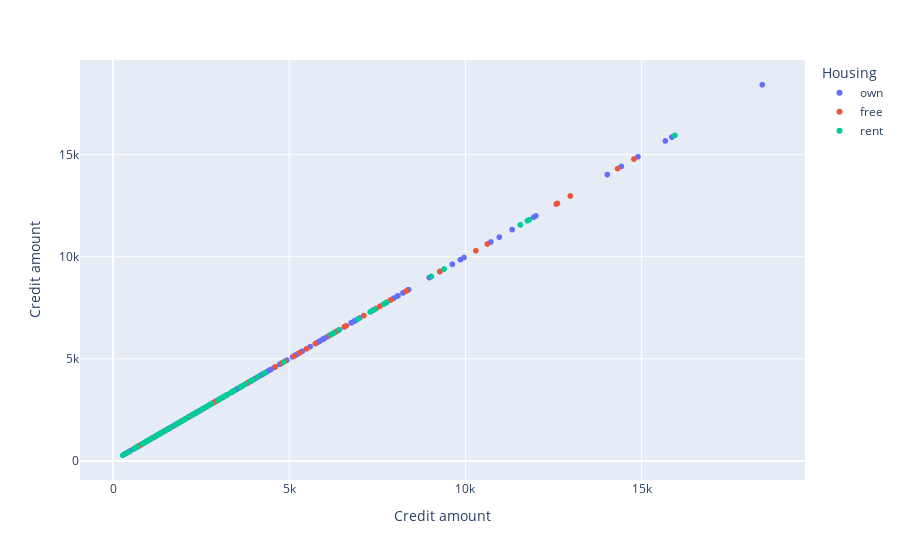

Notebook cell for this chart:
### Code cell
grafico = px.scatter_matrix(base, dimensions=['Credit amount'], color='Housing');
display(grafico);

### Figure 1 — Plotly figure (JSON) as saved in the notebook; plotly's stock layout.template omitted (floating-point values rounded to 4 significant figures; data arrays with more than 128 entries replaced by an {"elided": "..."} marker saying what was removed)
{"data": [{"dimensions": [{"axis": {"matches": true}, "label": "Credit amount", "values": {"elided": "349 int values"}}], "hovertemplate": "Housing=own<br>%{xaxis.title.text}=%{x}<br>%{yaxis.title.text}=%{y}<extra></extra>", "legendgroup": "own", "marker": {"color": "#636efa", "symbol": "circle"}, "name": "own", "showlegend": true, "type": "splom"}, {"dimensions": [{"axis": {"matches": true}, "label": "Credit amount", "values": [7882, 4870, 12579, 6143, 2225, 1953, 1164, 1526, 12612, 781, 7308, 5129, 1175, 3844, 10623, 7865, 3149, 4605, 2149, 5302, 7582, 6419, 4796, 2910, 6615, 5743, 1136, 14782, 14318, 12976, 3249, 2578, 1190, 1872, 3386, 8318, 5493, 7119, 7763, 1333, 1837, 2671, 1240, 2600, 947, 7476, 3973, 2862, 6331, 1377, 1198, 1480, 6224, 2892, 9283, 3931, 1442, 1940, 1422, 10297, 6288, 3349, 3069, 6579, 1845]}], "hovertemplate": "Housing=free<br>%{xaxis.title.text}=%{x}<br>%{yaxis.title.text}=%{y}<extra></extra>", "legendgroup": "free", "marker": {"color": "#EF553B", "symbol": "circle"}, "name": "free", "showlegend": true, "type": "splom"}, {"dimensions": [{"axis": {"matches": true}, "label": "Credit amount", "values": [6948, 1295, 4308, 1403, 2647, 2241, 409, 6187, 1352, 6229, 15945, 2323, 1919, 392, 6260, 1881, 7758, 6967, 1282, 950, 3031, 951, 902, 3021, 2767, 9398, 276, 4110, 3384, 3599, 3213, 3758, 6199, 2406, 3650, 3001, 7685, 983, 11760, 1223, 2779, 3905, 3017, 1659, 3092, 3114, 3622, 2122, 9034, 1207, 2687, 585, 2302, 2631, 2319, 1534, 1546, 1553, 3234, 2384, 2039, 2799, 2718, 1442, 3632, 3676, 3441, 1858, 684, 1297, 4843, 2384, 1905, 2969, 433, 1882, 6416, 1987, 11560, 4280, 2511, 841, 2124, 3617, 1795, 1778, 7432, 3966, 1216, 11816, 2235, 652, 2606, 2625, 1107, 3161, 3345, 1366, 2002, 1049, 2063, 1845, 4113, 1231, 1193, 7297, 1264, 1433]}], "hovertemplate": "Housing=rent<br>%{xaxis.title.text}=%{x}<br>%{yaxis.title.text}=%{y}<extra></extra>", "legendgroup": "rent", "marker": {"color": "#00cc96", "symbol": "circle"}, "name": "rent", "showlegend": true, "type": "splom"}], "layout": {"dragmode": "select", "legend": {"title": {"text": "Housing"}, "tracegroupgap": 0}, "margin": {"t": 60}}}
